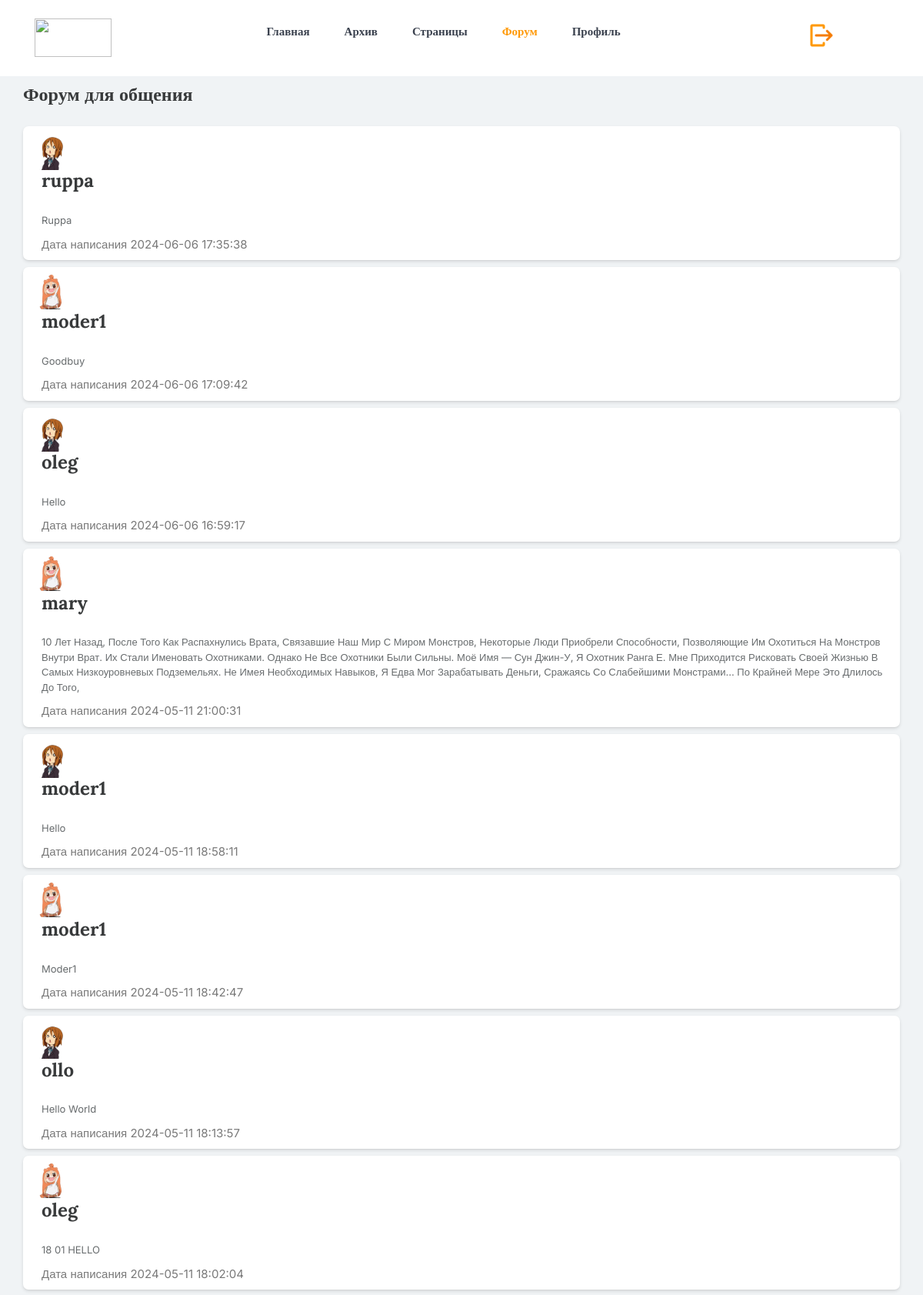
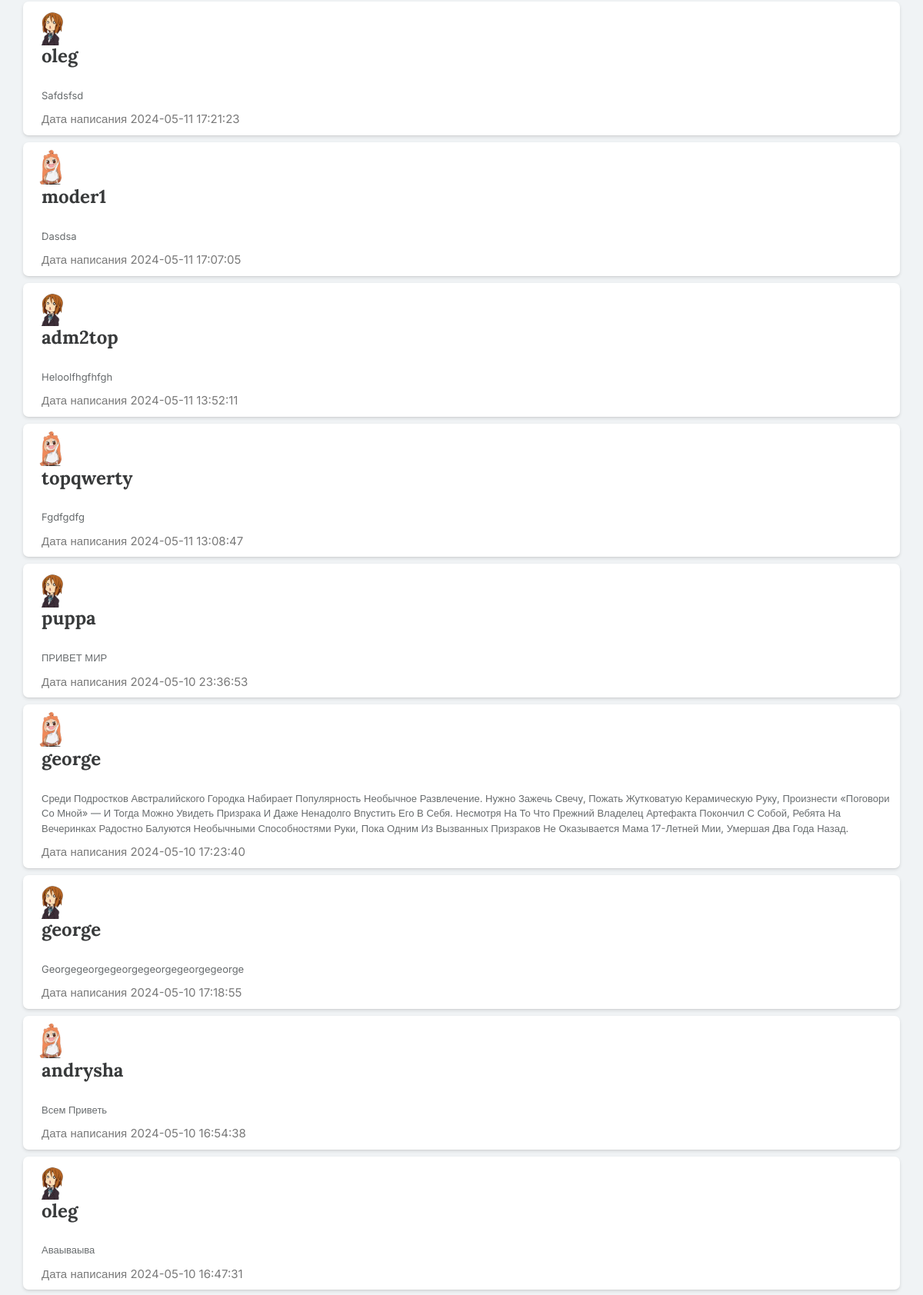
Screenshot of /php/forum.php (signed in, upper part) with the database file from the repository (2 pictures, top to bottom).
### tables this page shows
CREATE TABLE `comments2` (
  `id` int NOT NULL,
  `username` varchar(30) NOT NULL,
  `comment_text` text NOT NULL,
  `comment_activated` int NOT NULL DEFAULT '0',
  `create_at` datetime DEFAULT CURRENT_TIMESTAMP,
  `users_id` int DEFAULT NULL
);

### src/php/includes/admin_actions.inc.php (called while the page is built, shortened)
<?php
function Get_comments_info(object $pdo)
{
    $query = "SELECT * FROM `comments2` ORDER BY create_at DESC;";
    $stmt = $pdo->prepare($query);
    $stmt->execute();
    $result = $stmt->fetchAll(pdo::FETCH_ASSOC);
    return $result;
}

### src/php/forum.php (the view, shortened to what this page needs)
<?php
        require_once "includes/admin_actions.inc.php";
            $result = Get_comments_info($pdo);
        ?>
<!DOCTYPE html>
<html lang="en">
  <head>
    <link rel="stylesheet" href="/vendors/bootstrap/bootstrap.min.css">
    <link rel="stylesheet" href="/css/css_profile/style.css">
    <link rel="stylesheet" href="/fonts/material-icon/css/material-design-iconic-font.min.css">
    <link rel="stylesheet" href="/css/css_login/style2.css">
    <link rel="stylesheet" href="/css/css_forum/general.css" />
    <link rel="stylesheet" href="/css/css_forum/index.css" />
  </head>
  <body>
<header class="header_area">
  <div class="main_menu">
    <nav class="navbar navbar-expand-lg navbar-light">
      <div class="container box_1620">
        <a class="navbar-brand logo_h" href="index.php"><img src="/img/logo3.gif" alt="" width="100" height="50"></a>
        <div class="collapse navbar-collapse offset header_tab" id="navbarSupportedContent">
          <ul class="nav navbar-nav menu_nav  justify-content-center">
            <li class="nav-item"><a class="nav-link" href="index.php">Главная</a></li>
            <li class="nav-item"><a class="nav-link" href="archive.php">Архив</a></li>
            <li class="nav-item submenu dropdown ">
              <a href="#" class="nav-link dropdown-toggle" data-toggle="dropdown" role="button" aria-haspopup="true" aria-expanded="false">Страницы</a>
            </li>
            <li class="nav-item active"><a class="nav-link" href="forum.php">Форум</a></li>
            <li class="nav-item "><?php if ($_SESSION["user_type"]=="admin") {
                                               echo '<a class="nav-link" href="/php/admin_page.php">Профиль</a></li>';
                                            }
                ?>
            <li class="nav-item header_tab"><a class="nav-link header_tab" href="/php/includes/logout.inc.php" target="_blank"><img class="image-button" src="/img/logout/logout1.png" alt="" ></img></a>
            </li>
          </ul>
        </div>
      </div>
    </nav>
  </div>
</header>
    <main>
      <div class="container">
        <div class="row">
          <section class="left">
            <h2>Форум для общения</h2>
            <div class="inner-left">
              <?php
if (empty($result)) {
}
else {
    $i =0;
    }
    foreach ($result as $row) {
        $i++;
        echo '<div class="box">
        <div class="img">';
        if ($i%2==0) {
          echo '<img src="/img/img_forum/one.png" alt="" />';
        }
        else{echo '<img src="/img/img_forum/hel.png" alt="" />';}
                echo '</div>
                <div class="details">
                  <h2>'. htmlspecialchars($row["username"]) .'</h2>
                  <p>'. htmlspecialchars($row["comment_text"]) .'</p>
                  <span>Дата написания</span>
                  <span>'. htmlspecialchars($row["create_at"]).'</span>
                  <div class="comment">
                    <i class="fa-solid fa-comment"></i>
                  </div>
                </div>
              </div>';
    }
?>
            </div>
          </section>
        </div>
      </div>
    </main>
  </body>
</html>

### src/css/css_profile/style.css (style rules this page uses)
body { color: #797979; font-family: "Source Sans Pro", sans-serif; font-weight: 400; line-height: 1.625 }
ul { list-style-type: none; margin: 0; padding: 0 }
.header_tab { margin-left: 100px; }
h1, h2, h3, h4, h5, h6 { font-family: "Lora", serif; color: #3a414e; }
h2, .h2 { font-size: 18px; font-weight: 700 }
a { display: inline-block }
.header_area { z-index: 99; background: #fff; transition: background 0.4s, all 0.3s linear }
.header_area .navbar-brand { margin-right: 30px }
.header_area .menu_nav { width: 100% }
.header_area .navbar { background: transparent; padding: 0px; border: 0px; border-radius: 0px; width: 100% }
.header_area .navbar .nav .nav-item { margin-right: 45px }
.header_area .navbar .nav .nav-item .nav-link { font-family: "Lora", serif; color: #3a414e; font-size: 15px; text-transform: capitalize; font-weight: 700; padding: 30px 0; display: inline-block }
.header_area .navbar .nav .nav-item .nav-link:after { display: none }
.header_area .navbar .nav .nav-item:hover .nav-link, .header_area .navbar .nav .nav-item.active .nav-link { color: #ff9907 }
.header_area .navbar .nav .nav-item.submenu { position: relative }
.header_area .navbar .nav .nav-item:last-child { margin-right: 0px }
a { color: #ff9907; }

### src/css/css_forum/general.css (style rules this page uses)
* { margin: 0; padding: 0; box-sizing: border-box; }
:root { --whiteColor: #ffffff; --lightWhiteColor: #f0f3f5; --darkRedColor: #a52e2d; --lightGrayColor: #f0f3f5; --mediumGray: #c9cdcf; --darkGrayColor: #686c6e; --lightBlackColor: #383a3b; --fs14: 1.4rem; --fs18: 1.8rem; --fs24: 2.4rem; --transition: all 0.3s ease; }
html { font-size: 62.5%; scroll-behavior: smooth; }
body { font-family: "Inter", sans-serif; font-weight: 400; font-size: 1.5rem; line-height: 1.5; background-color: var(--whiteColor); }
ul { list-style: none; }
a { color: var(--darkRedColor); text-decoration: none; transition: var(--transition); }
img { display: block; max-width: 100%; }
main { padding: 12rem 0.5rem 2rem 0.5rem; background-color: var(--lightWhiteColor); }
@media (min-width: 768px) { main { padding-top: 1rem; } }
.container { padding-left: 1.5rem; padding-right: 1.5rem; margin-left: auto; margin-right: auto; width: 100%; }

### src/css/css_forum/index.css (style rules this page uses)
main .left h2 { margin-bottom: 2.7rem; font-size: var(--fs24); color: var(--lightBlackColor); }
main .left .inner-left .box { align-items: center; background-color: var(--whiteColor); padding: 0.9rem 1.2rem; border-radius: 0.7rem; margin-bottom: 0.9rem; box-shadow: 0 0.2rem 0.4rem rgba(0, 0, 0, 0.11), 0 0.1rem 0.1rem rgba(0, 0, 0, 0.04); }
main .left .inner-left .box .img { display: none; width: 4.8rem; height: 4.8rem; border-radius: 0.8rem; overflow: hidden; }
main .left .inner-left .box .details { padding-left: 1.2rem; }
main .left .inner-left .box .details p { font-size: 1.3rem; text-transform: capitalize; color: var(--darkGrayColor); }
h2 { color: red; padding-right: -100px; }
@media (min-width: 649px) { main .left .inner-left .box .img { display: block; } }
@media (min-width: 910px) { main .row { display: flex; } }
@media (min-width: 910px) { main .row .left { flex: auto; } }

### rows the page displays
comments2: username "ruppa", comment_text "Ruppa", create_at "2024-06-06 17:35:38"
comments2: username "moder1", comment_text "Goodbuy", create_at "2024-06-06 17:09:42"
comments2: username "oleg", comment_text "Hello", create_at "2024-06-06 16:59:17"
comments2: username "mary", comment_text "10 Лет Назад, После Того Как Распахнулись Врата, Связавшие Наш Мир С Миром Монстров, Некоторые Люди Приобрели Способности, Позволяющие Им Охотиться На Монстров Внутри Врат. Их Стали Именовать Охотниками. Однако Не Все Охотники Были Сильны. Моё Имя — Сун Джин-У, Я Охотник Ранга Е. Мне Приходится Рисковать Своей Жизнью В Самых Низкоуровневых Подземельях. Не Имея Необходимых Навыков, Я Едва Мог Зарабатывать Деньги, Сражаясь Со Слабейшими Монстрами... По Крайней Мере Это Длилось До Того,", create_at "2024-05-11 21:00:31"
comments2: username "moder1", comment_text "Hello", create_at "2024-05-11 18:58:11"
comments2: username "moder1", comment_text "Moder1", create_at "2024-05-11 18:42:47"
comments2: username "ollo", comment_text "Hello World", create_at "2024-05-11 18:13:57"
comments2: username "oleg", comment_text "18 01 HELLO", create_at "2024-05-11 18:02:04"
comments2: username "oleg", comment_text "Safdsfsd", create_at "2024-05-11 17:21:23"
comments2: username "moder1", comment_text "Dasdsa", create_at "2024-05-11 17:07:05"
comments2: username "adm2top", comment_text "Heloolfhgfhfgh", create_at "2024-05-11 13:52:11"
comments2: username "topqwerty", comment_text "Fgdfgdfg", create_at "2024-05-11 13:08:47"
comments2: username "puppa", comment_text "ПРИВЕТ МИР", create_at "2024-05-10 23:36:53"
comments2: username "george", comment_text "Среди Подростков Австралийского Городка Набирает Популярность Необычное Развлечение. Нужно Зажечь Свечу, Пожать Жутковатую Керамическую Руку, Произнести «Поговори Со Мной» — И Тогда Можно Увидеть Призрака И Даже Ненадолго Впустить Его В Себя. Несмотря На То Что Прежний Владелец Артефакта Покончил С Собой, Ребята На Вечеринках Радостно Балуются Необычными Способностями Руки, Пока Одним Из Вызванных Призраков Не Оказывается Мама 17-Летней Мии, Умершая Два Года Назад.", create_at "2024-05-10 17:23:40"
comments2: username "george", comment_text "Georgegeorgegeorgegeorgegeorgegeorge", create_at "2024-05-10 17:18:55"
comments2: username "andrysha", comment_text "Всем Приветь", create_at "2024-05-10 16:54:38"
comments2: username "oleg", comment_text "Аваываыва", create_at "2024-05-10 16:47:31"
